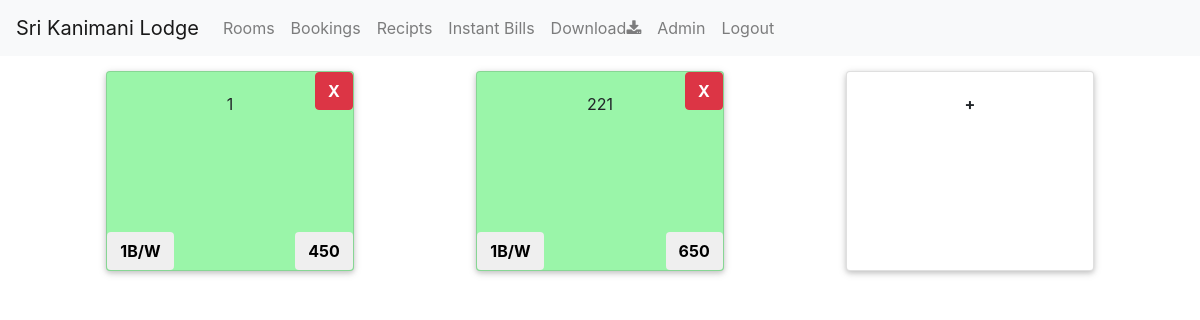
Screenshot of / (signed in) with the database file from the repository.
### models.py (models this page shows, shortened)
class CustomDBModel(db.Model):
	__abstract__ = True

class Room(CustomDBModel):
	id         = db.Column(db.Integer , primary_key=True , autoincrement=True)
	room_no    = db.Column(db.Integer , unique=True)
	booked     = db.Column(db.Boolean, default=False)
	restroom   = db.Column(db.VARCHAR(30), nullable=False)
	rent       = db.Column(db.Integer , nullable=False)
	room_type  = db.Column(db.VARCHAR(30), nullable=False)
	created_by = db.Column(db.Integer, nullable=True)

### rooms.py (the view)
@room.route('/')
@login_required
def get_room():
	rooms = Room.query.order_by(Room.room_no).all()
	return render_template('room.html', rooms=rooms)

### models.py (called while the page is built)
	def is_admin(self):
		return current_user.email in app.config['ADMIN_USERS']

### templates/room.html (shortened to what this page needs)
{% extends 'base.html' %}
{% block body %}
<div class="container">
  <div class="row">
  	{% for i in rooms %}
	  	<div class="col-xs-12 col-md-6 col-lg-3">
	      <div class="card {% if i.booked %} card-blue {% else %} card-green {% endif %} " >
	      	{% if not i.booked and current_user.is_admin() %}
	      	<button class="btn btn-danger" style="top:0px; right: 0px;position: absolute;" onclick='del_room({{i.id}} )'><span><b>X</b></span></button>
	      	 {% endif %}
		      <div class="card-block" onclick="room_click('{{i.room_no}}', '{{i.booked}}')">
		      	<p>{{i.room_no}}</p>
		      </div>
		      <button class="btn" style="bottom:0px; left: 0px;position: absolute;" >
		      	<span><b>{{i.room_type}}/{{i.restroom}}</b></span>
		      </button>
		      <button class="btn" style="bottom:0px; right: 0px;position: absolute;" >
		      	<span><b>{{i.rent}}</b></span>
		      </button>
		   </div>
		</div>
  	{% endfor %}
	<div class="col-xs-12 col-md-6 col-lg-3">
      <div class="card">
	      <div class="card-block" onclick="window.location='/add_room'">
	      	<b>+</b>
	      </div>
	   </div>
	</div>
  </div>
</div>
{% endblock %}

### templates/room.html (style rules this page uses)
.card { padding-left:auto; padding-right:auto; min-height:200px; max-height:250px; min-width:200px; max-width:250px; margin-top:15px; box-shadow: 0 2px 5px 0 rgba(0, 0, 0, 0.16), 0 2px 10px 0 rgba(0, 0, 0, 0.12); -webkit-transition: .25s box-shadow; transition: .25s box-shadow; }
.card-block { -webkit-box-flex:1; -webkit-flex:1 1 auto; -ms-flex:1 1 auto; flex:1 1 auto; padding:1.25rem }
.col-xs-12 { text-align:center; margin-left:auto; margin-right:auto; }
.row { margin-left:auto; margin-right:auto; }
.card-green { background-color: #9af5a9; }

### rows the page displays
Room: room_no "1", room_type "1B", restroom "W", rent "450"
Room: room_no "221", room_type "1B", restroom "W", rent "650"
